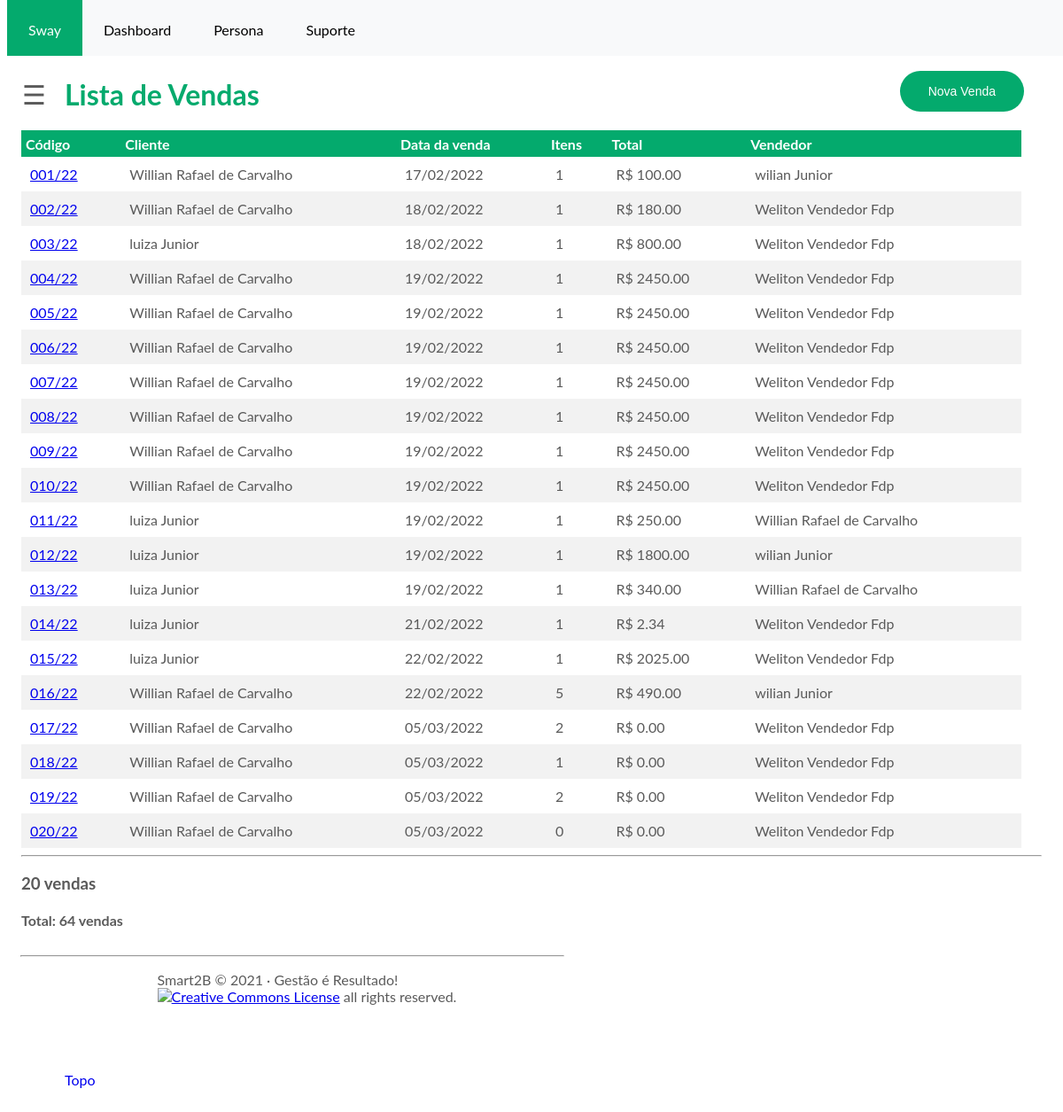
Page /swayapp/sale/ on the committed database.
### swayapp/models.py (models this page shows, shortened)
class TimeStampedModel(models.Model):
    created = models.DateTimeField(
        'criado em', auto_now_add=True, auto_now=False)
    modified = models.DateTimeField(
        'modificado em', auto_now_add=False, auto_now=True)
    class Meta:
        abstract = True

class Sale(TimeStampedModel):
    customer = models.ForeignKey('Customer', related_name='customer_sale', verbose_name='cliente',
                                 on_delete=models.CASCADE)
    seller = models.ForeignKey('Seller', related_name='seller_sale', verbose_name='vendedor', on_delete=models.CASCADE)
    class Meta:
        verbose_name = 'venda'
        verbose_name_plural = 'vendas'
    def __str__(self):
        return "%03d" % self.id + "/%s" % self.created.strftime('%y')
    codigo = property(__str__)
    def get_detail(self):
        return "/swayapp/%i" % self.id
    def get_items(self):
        return self.sales_det.count()
    def get_total(self):
        qs = self.sales_det.filter(sale=self.pk).values_list('price_sale', 'quantity') or 0
        t = 0 if isinstance(qs, int) else sum(map(lambda q: q[0] * q[1], qs))
        return "R$ %s" % number_format(t, 2)

class Person(TimeStampedModel):
    gender = models.CharField('gênero', max_length=1, choices=gender_list)
    cpf = models.CharField('CPF', max_length=11)
    firstname = models.CharField('Nome', max_length=20)
    lastname = models.CharField('Sobrenome', max_length=20)
    email = models.EmailField('e-mail', unique=True, blank=True)
    phone = models.CharField('Fone', max_length=18, blank=True)
    birthday = models.DateTimeField('Nascimento', blank=True)
    class Meta:
        abstract = True
        ordering = ['firstname']
    def __str__(self):
        return self.firstname + " " + self.lastname
    full_name = property(__str__)

class Customer(Person):
    pass
    class Meta:
        verbose_name = 'cliente'
        verbose_name_plural = 'clientes'

class Seller(Person):
    active = models.BooleanField('ativo', default=True)
    internal = models.BooleanField('interno', default=True)
    commissioned = models.BooleanField('comissionado', default=True)
    commission = models.DecimalField('comissão', max_digits=6, decimal_places=2, default=0.01, blank=True)
    class Meta:
        verbose_name = 'vendedor'
        verbose_name_plural = 'vendedores'

### swayapp/views.py (the view)
# urls.py: path('sale/', views.SaleList.as_view(), name='sale_list'),
class SaleList(CounterMixin, ListView):
    template_name = 'sale_list.html'
    model = Sale
    paginate_by = 20
    def get_queryset(self):
        if 'filter_sale_one' in self.request.GET:
            return Sale.objects.annotate(
                itens=Count('sales_det')).filter(itens=1)
        if 'filter_sale_zero' in self.request.GET:
            return Sale.objects.annotate(
                itens=Count('sales_det')).filter(itens=0)
        qs = super(SaleList, self).get_queryset()
        if 'customer' in self.request.GET:
            qs = qs.filter(customer=self.request.GET['customer'])
        if 'seller' in self.request.GET:
            qs = qs.filter(seller=self.request.GET['seller'])
        return qs

### swayapp/mixins.py (called while the page is built)
    def get_context_data(self, **kwargs):
        context =super(CounterMixin, self).get_context_data(**kwargs)
        context['count'] =self.get_queryset().count()
        return context

### swayapp/templates/sale_list.html (shortened to what this page needs)
{% extends 'base.html' %}
{% load widget_tweaks %}
{% block content %}
<a href="{% url 'swayapp:sale_add' %}">
	<button class="addbutton">
	Nova Venda
	</button>
</a>
<h1 class="willianclass">Lista de Vendas</h1>
{% if object_list %}
		<div>
			<table class="table">
				<thead>
					<tr>
						<th>Código</th>
						<th>Cliente</th>
						<th class="text-center">Data da venda</th>
						<th class="text-center">Itens</th>
						<th class="text-right">Total</th>
						<th>Vendedor</th>
					</tr>
				</thead>
				<tbody>
				{% for sale in object_list %}
					{% if sale.get_items == 0 %}
						<tr class="danger">
					{% elif sale.get_items == 1 %}
						<tr class="info">
					{% else %}
						<tr>
					{% endif %}
							<td><a href="{{ sale.get_detail }}">{{ sale.codigo }}</a></td>
							<td>{{ sale.customer.full_name }}</td>
							<td class="text-center">{{ sale.created|date:"d/m/Y" }}</td>
							<td class="text-center">{{ sale.get_items }}</td>
							<td class="text-right">{{ sale.get_total }}</td>
							<td>{{ sale.seller.full_name }}</td>
						</tr>
				{% endfor %}
				</tbody>
			</table>
		</div>
{% else %}
  <p class="alert alert-warning">Sem itens na lista.</p>
{% endif %}
<hr>
<div>
<h3>{{ object_list|length }} venda{{ object_list|length|pluralize }}</h3>
<h4><b>Total:</b> {{ page_obj.paginator.count }} venda{{ page_obj.paginator.count|pluralize }}</h4>
</div>
{% endblock content %}

### swayapp/static/css/style.css (style rules this page uses)
html { font-family: "Lato", sans-serif; -webkit-text-size-adjust: 100%; -ms-text-size-adjust: 100%; }
.willianclass { color: #04AA6D; margin-top: 63; margin-left 5; }
table { width: 98%; border-color: green; border-spacing: 0; border-collapse: collapse; margin-top: 2px; margin-left: 10px margin-right: 10px }
th { height: 30px; color: white; text-align: left; vertical-align: middle; background-color: #04AA6D; padding: 5px; position: -webkit-sticky; top: 0; }
td { height: 10px; padding: 10px; }
tr:nth-child(even) { background-color: #f2f2f2; }
.addbutton { background-color: #04AA6D; border: none; color: white; padding: 15px 32px; text-align: center; text-decoration: none; font-size: 14px; margin: 4px 2px; cursor: pointer; float: right; margin-top: 56; margin-right: 20; border-radius: 50px; }

### swayapp/templates/base.html (style rules this page uses)
body { padding-top: 0; padding-bottom: 40px; color: #5a5a5a; }

### rows in the picture
Sale: codigo "001/22", customer.full_name "Willian Rafael de Carvalho", created "17/02/2022", get_items "1", get_total "R$ 100.00", seller.full_name "wilian Junior"
Sale: codigo "002/22", customer.full_name "Willian Rafael de Carvalho", created "18/02/2022", get_items "1", get_total "R$ 180.00", seller.full_name "Weliton Vendedor Fdp"
Sale: codigo "003/22", customer.full_name "luiza Junior", created "18/02/2022", get_items "1", get_total "R$ 800.00", seller.full_name "Weliton Vendedor Fdp"
Sale: codigo "004/22", customer.full_name "Willian Rafael de Carvalho", created "19/02/2022", get_items "1", get_total "R$ 2450.00", seller.full_name "Weliton Vendedor Fdp"
Sale: codigo "005/22", customer.full_name "Willian Rafael de Carvalho", created "19/02/2022", get_items "1", get_total "R$ 2450.00", seller.full_name "Weliton Vendedor Fdp"
Sale: codigo "006/22", customer.full_name "Willian Rafael de Carvalho", created "19/02/2022", get_items "1", get_total "R$ 2450.00", seller.full_name "Weliton Vendedor Fdp"
Sale: codigo "007/22", customer.full_name "Willian Rafael de Carvalho", created "19/02/2022", get_items "1", get_total "R$ 2450.00", seller.full_name "Weliton Vendedor Fdp"
Sale: codigo "008/22", customer.full_name "Willian Rafael de Carvalho", created "19/02/2022", get_items "1", get_total "R$ 2450.00", seller.full_name "Weliton Vendedor Fdp"
Sale: codigo "009/22", customer.full_name "Willian Rafael de Carvalho", created "19/02/2022", get_items "1", get_total "R$ 2450.00", seller.full_name "Weliton Vendedor Fdp"
Sale: codigo "010/22", customer.full_name "Willian Rafael de Carvalho", created "19/02/2022", get_items "1", get_total "R$ 2450.00", seller.full_name "Weliton Vendedor Fdp"
Sale: codigo "011/22", customer.full_name "luiza Junior", created "19/02/2022", get_items "1", get_total "R$ 250.00", seller.full_name "Willian Rafael de Carvalho"
Sale: codigo "012/22", customer.full_name "luiza Junior", created "19/02/2022", get_items "1", get_total "R$ 1800.00", seller.full_name "wilian Junior"
Sale: codigo "013/22", customer.full_name "luiza Junior", created "19/02/2022", get_items "1", get_total "R$ 340.00", seller.full_name "Willian Rafael de Carvalho"
Sale: codigo "014/22", customer.full_name "luiza Junior", created "21/02/2022", get_items "1", get_total "R$ 2.34", seller.full_name "Weliton Vendedor Fdp"
Sale: codigo "015/22", customer.full_name "luiza Junior", created "22/02/2022", get_items "1", get_total "R$ 2025.00", seller.full_name "Weliton Vendedor Fdp"
Sale: codigo "016/22", customer.full_name "Willian Rafael de Carvalho", created "22/02/2022", get_items "5", get_total "R$ 490.00", seller.full_name "wilian Junior"
Sale: codigo "017/22", customer.full_name "Willian Rafael de Carvalho", created "05/03/2022", get_items "2", get_total "R$ 0.00", seller.full_name "Weliton Vendedor Fdp"
Sale: codigo "018/22", customer.full_name "Willian Rafael de Carvalho", created "05/03/2022", get_items "1", get_total "R$ 0.00", seller.full_name "Weliton Vendedor Fdp"
Sale: codigo "019/22", customer.full_name "Willian Rafael de Carvalho", created "05/03/2022", get_items "2", get_total "R$ 0.00", seller.full_name "Weliton Vendedor Fdp"
Sale: codigo "020/22", customer.full_name "Willian Rafael de Carvalho", created "05/03/2022", get_items "0", get_total "R$ 0.00", seller.full_name "Weliton Vendedor Fdp"

### other values in the picture
{{ object_list|length }} "20"
{{ page_obj.paginator.count }} "64"
